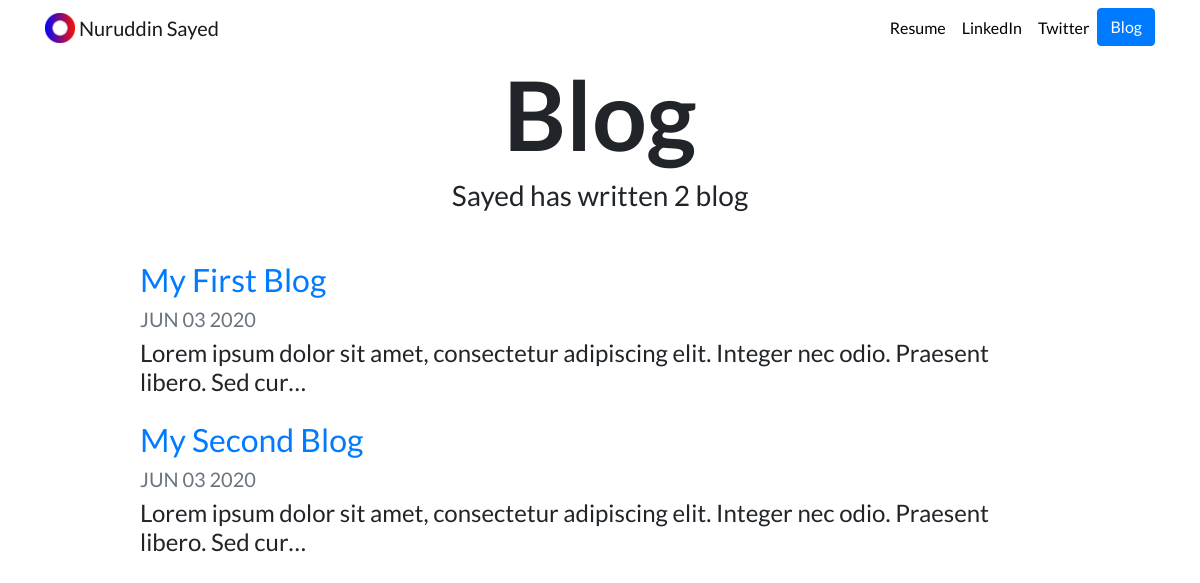
Screenshot of /blog/ with the database file from the repository.
### blog/models.py (models this page shows, shortened)
class Blog(models.Model):
    title = models.CharField(max_length = 100)
    description = models.TextField()
    date = models.DateField()

### blog/views.py (the view)
# urls.py: path('', views.all_blogs, name='all_blogs'),
def all_blogs(request):
    blogs = Blog.objects.order_by('-date') #[:5]   # to limit last 5 blogs and order by date
    return render(request, 'blog/all_blogs.html', {'blogs' : blogs})

### blog/templates/blog/all_blogs.html
{% extends 'portfolio/base.html' %}
{% load static %}
{% block content %}
<h1 id="blogtitle" class="font-weight-bold text-center">Blog</h1>
<h3 class="text-center mb-5">Sayed has written {{ blogs.count }} blog{{ blogs.cout|pluralize }} </h3>
{% for blog in blogs %}
<div class="row justify-content-center my-3">
  <div class="col-md-10">
    <a href="{% url 'blog:detail'  blog.id %}">
      <h2>{{ blog.title }}</h2>
    </a>
    <h5 class="text-muted">{{ blog.date|date:'M d Y'|upper }}</h5>
    <h4>{{ blog.description|striptags|truncatechars:100 }}</h4>
  </div>
</div>
{% endfor %}
{% endblock %}

### portfolio/static/portfolio/custom.css (style rules this page uses)
body { font-family: 'Lato', sans-serif; }
#blogtitle { font-size: 6rem; }

### rows the page displays
Blog: title "My First Blog", date "JUN 03 2020", description "Lorem ipsum dolor sit amet, consectetur adipiscing elit. Integer nec odio. Praesent libero. Sed cur…"
Blog: title "My Second Blog", date "JUN 03 2020", description "Lorem ipsum dolor sit amet, consectetur adipiscing elit. Integer nec odio. Praesent libero. Sed cur…"

### other values shown
{{ blogs.count }} "2"
